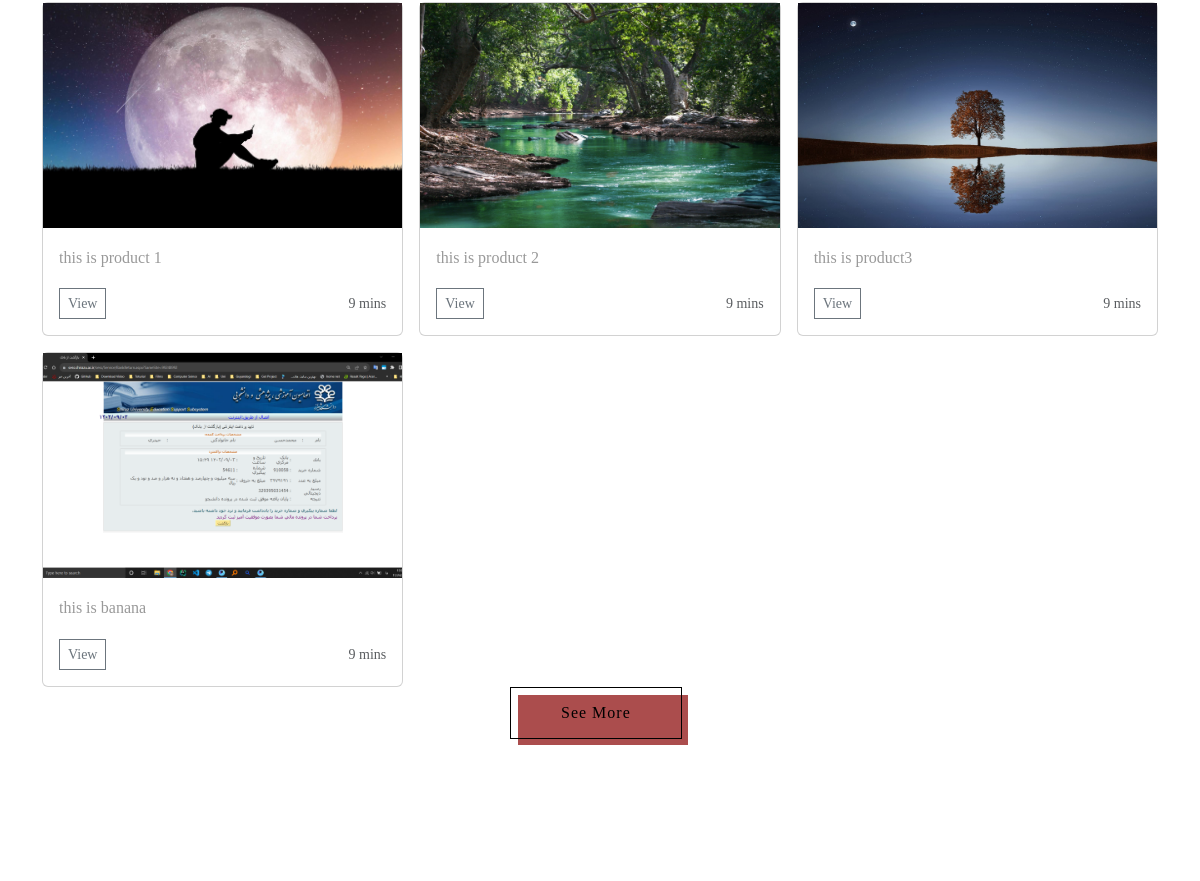
/ (middle part), run on an earlier commit of the app's database.
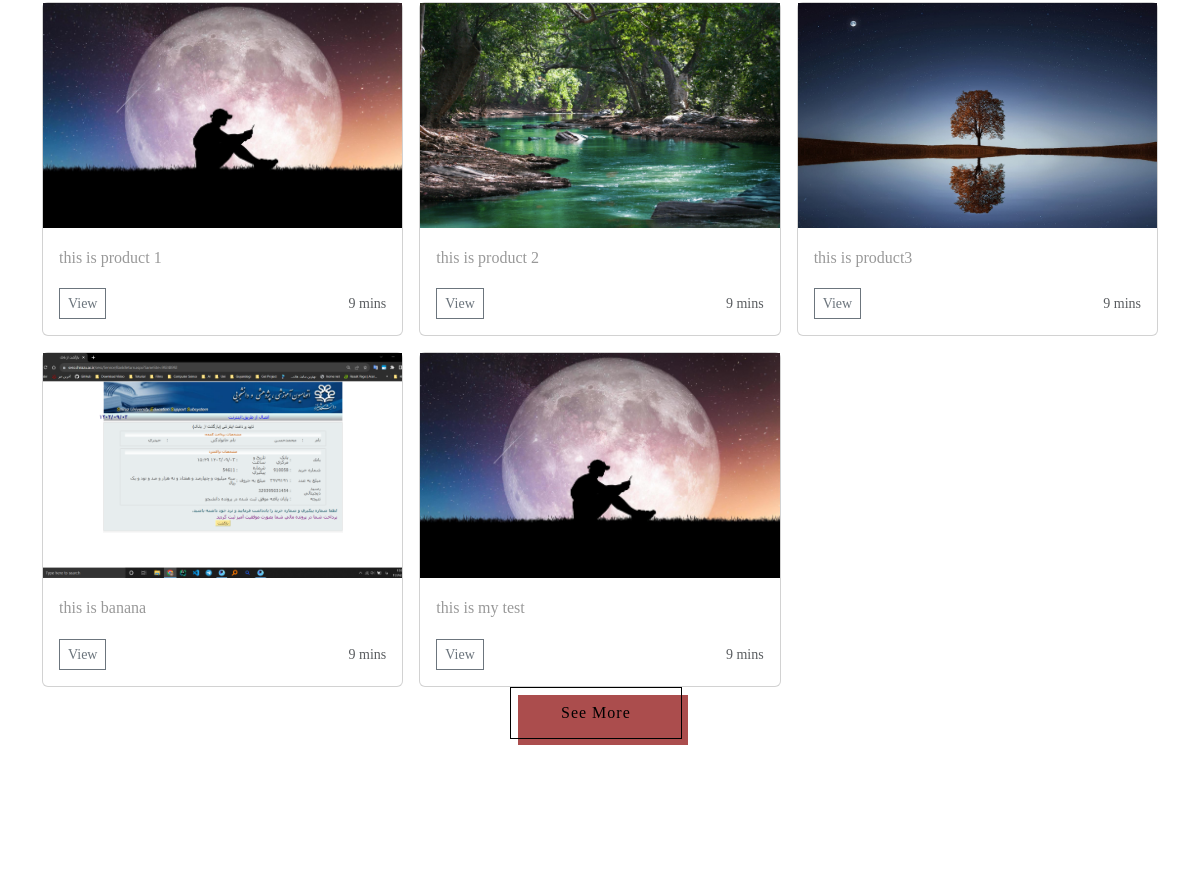
And on a later commit of the database.
### enapp/models.py (models this page shows, shortened)
class Product(models.Model):
    name=models.CharField(max_length=100)
    description=models.TextField(max_length=500)
    image=models.ImageField(upload_to="mediafiles/product/")
    category=models.ForeignKey(Category,on_delete=models.CASCADE,related_name='products')
    type=models.ForeignKey(Type,on_delete=models.CASCADE,related_name="products")
    price=models.DecimalField(max_digits=8,decimal_places=2)
    created_at=models.DateTimeField(auto_now_add=True)

### enapp/views.py (the view)
# urls.py: path('',views.home,name="home"),
def home(request):
    products=Product.objects.all()[:3]
    products2=Product.objects.all()[:9]
    cer=Certification.objects.all()[:9]
    myrange=range(1,4)
    final=zip(products,myrange)
    return render(request,"home.html",{
        "products":final,
        "products2":products2,
        "certifications":cer,
    })

### enapp/templates/home.html (shortened to what this page needs)
{% extends 'baseEn.html' %} {% load static %} {% block content %}
<div class="album py-5" id="products">
  <div class="container">
    <div class="row row-cols-1 row-cols-sm-2 row-cols-md-3 g-3">
      {% for product in products2 %}
      <div class="col">
        <div class="card">
          <div class="zooomDiv">
            <a href="{% url 'seeproduct' product.pk %}">
              <img
                class="medium-zooom"
                style="height: 225px; width: 100%"
                src="{{product.image.url}}"
                alt=""
              />
            </a>
          </div>
          <div class="card-body">
            <p class="card-text">{{product.description}}</p>
            <div class="d-flex justify-content-between align-items-center">
              <div class="btn-group">
                <a href="{% url 'seeproduct' product.pk %}"
                  ><button
                    type="button"
                    class="btn btn-sm btn-outline-secondary"
                  >
                    View
                  </button>
                </a>
              </div>
              <small class="text-body-secondary">9 mins</small>
            </div>
          </div>
        </div>
      </div>
      {% endfor %}
    </div>
    <a href="{% url 'products' %}">
      <button class="button-52" role="button">See More</button>
    </a>
  </div>
</div>
<div class="container-fluid col-xxl-8 px-4 py-5" id="about">
  <div class="row flex-lg-row-reverse align-items-center g-5 py-5">
  </div>
</div>
{% endblock %}

### enapp/templates/baseEn.html (shortened to what this page needs)
{% load static %}
<!DOCTYPE html>
<html lang="en">
  <head>
    <link
      href="https://cdn.jsdelivr.net/npm/bootstrap@5.3.2/dist/css/bootstrap.min.css"
      rel="stylesheet"
    />
    <link
      rel="stylesheet"
      href="https://cdnjs.cloudflare.com/ajax/libs/font-awesome/5.15.4/css/all.min.css"
    />
    <link rel="stylesheet" href="{% static 'css/style.css' %}" />
    <link rel="stylesheet" href="{% static 'css/product.css' %}" />
    <link
      rel="stylesheet"
      href="{% static 'css\OwlCarousel2-2.3.4\dist\assets\owl.carousel.min.css' %}"
    />
    <link
      rel="stylesheet"
      href="{% static 'css\OwlCarousel2-2.3.4\dist\assets\owl.theme.default.min.css' %}"
    />
    <link rel="stylesheet" href="{% static 'fontawesome/css/all.min.css' %}" />
    <link rel="stylesheet" href="{% static 'css/templatemo-style.css' %}" />
    <link rel="stylesheet" href="{% static 'css/gallery.css' %}" />
    <link rel="stylesheet" href="{% static 'css/resultSearch.css' %}" />
  </head>
  <body>
    {% block content %} {% endblock %}
  </body>
</html>

### static/css/style.css (style rules this page uses)
body { font-family: "Exo_2"; }
img { object-fit: cover; }
:root { --lerp-0: 1; --lerp-1: 0.5787037; --lerp-2: 0.2962963; --lerp-3: 0.125; }
.medium-zooom { transition: transform .2s; }
.zooomDiv { overflow: hidden; }
.button-52 { font-size: 16px; font-weight: 200; letter-spacing: 1px; padding: 13px 20px 13px; outline: 0; border: 1px solid black; cursor: pointer; position: relative; left: calc(50% - 90px); background-color: rgba(0, 0, 0, 0); user-select: none; -webkit-user-select: none; touch-action: manipulation; }
.button-52:after { content: ""; background-color: rgb(171, 77, 77); width: 100%; z-index: -1; position: absolute; height: 100%; top: 7px; left: 7px; transition: 0.2s; }
@media (min-width: 768px) { .button-52 { padding: 13px 50px 13px; } }

### static/css/product.css (style rules this page uses)
p { line-height: 1.8; }
a { text-decoration: none; transition: all 0.3s ease; }
.container-fluid { max-width: 1770px; }
.btn { border-radius: 0; }
p, .tm-text-gray { color: #999; }

### static/css/templatemo-style.css (style rules this page uses)
p { line-height: 1.8; }
a { text-decoration: none; transition: all 0.3s ease; }
.container-fluid { max-width: 1770px; }
.btn { border-radius: 0; }
p, .tm-text-gray { color: #999; }

What changed in the data, as far as the page shows it:
added Product: image (picture), description "this is my test"
